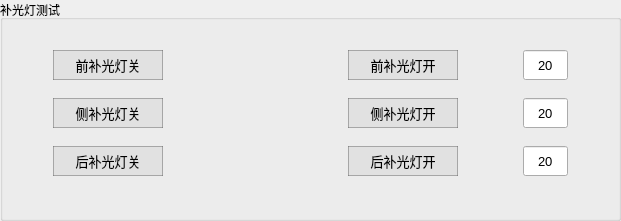
       <widget class="QGroupBox" name="groupBox_34">
        <property name="geometry">
         <rect>
          <x>20</x>
          <y>610</y>
          <width>621</width>
          <height>221</height>
         </rect>
        </property>
        <property name="title">
         <string>补光灯测试</string>
        </property>
        <layout class="QGridLayout" name="gridLayout_33">
         <property name="leftMargin">
          <number>50</number>
         </property>
         <property name="topMargin">
          <number>18</number>
         </property>
         <property name="rightMargin">
          <number>50</number>
         </property>
         <property name="bottomMargin">
          <number>30</number>
         </property>
         <item row="1" column="1">
          <layout class="QHBoxLayout" name="horizontalLayout_163">
           <property name="rightMargin">
            <number>0</number>
           </property>
           <item>
            <layout class="QHBoxLayout" name="horizontalLayout_164">
             <item>
              <widget class="QPushButton" name="button_frontLightClose_B">
               <property name="minimumSize">
                <size>
                 <width>110</width>
                 <height>30</height>
                </size>
               </property>
               <property name="font">
                <font>
                 <pointsize>10</pointsize>
                </font>
               </property>
               <property name="styleSheet">
                <string notr="true">QPushButton{
	border-style:solid;
	border-width:1px;
	color: rgb(0, 0, 0);
	background-color: rgba(225, 225, 225);
	border-color:rgba(100, 100, 100, 120);
}

QPushButton:hover{
	color:rgba(0,0,0,200);
	background-color:rgb(240, 248, 248);
	border-color: rgb(0, 150, 250);
}

QPushButton:pressed{
	border-style:inset;
	color:rgba(0,0,0,150);
	background-color: rgba(225, 225, 225);
	border-color: rgba(0, 163, 245);
}</string>
               </property>
               <property name="text">
                <string>前补光灯关</string>
               </property>
              </widget>
             </item>
            </layout>
           </item>
           <item>
            <spacer name="horizontalSpacer_87">
             <property name="orientation">
              <enum>Qt::Horizontal</enum>
             </property>
             <property name="sizeHint" stdset="0">
              <size>
               <width>40</width>
               <height>20</height>
              </size>
             </property>
            </spacer>
           </item>
           <item>
            <layout class="QHBoxLayout" name="horizontalLayout_165">
             <property name="spacing">
              <number>65</number>
             </property>
             <item>
              <widget class="QPushButton" name="button_frontLightOpen_B">
               <property name="minimumSize">
                <size>
                 <width>110</width>
                 <height>30</height>
                </size>
               </property>
               <property name="font">
                <font>
                 <pointsize>10</pointsize>
                </font>
               </property>
               <property name="styleSheet">
                <string notr="true">QPushButton{
	border-style:solid;
	border-width:1px;
	color: rgb(0, 0, 0);
	background-color: rgba(225, 225, 225);
	border-color:rgba(100, 100, 100, 120);
}

QPushButton:hover{
	color:rgba(0,0,0,200);
	background-color:rgb(240, 248, 248);
	border-color: rgb(0, 150, 250);
}

QPushButton:pressed{
	border-style:inset;
	color:rgba(0,0,0,150);
	background-color: rgba(225, 225, 225);
	border-color: rgba(0, 163, 245);
}</string>
               </property>
               <property name="text">
                <string>前补光灯开</string>
               </property>
              </widget>
             </item>
             <item>
              <widget class="QLineEdit" name="lineEdit_frontLightValue_B">
               <property name="minimumSize">
                <size>
                 <width>0</width>
                 <height>30</height>
                </size>
               </property>
               <property name="maximumSize">
                <size>
                 <width>45</width>
                 <height>16777215</height>
                </size>
               </property>
               <property name="font">
                <font>
                 <pointsize>10</pointsize>
                </font>
               </property>
               <property name="text">
                <string>20</string>
               </property>
               <property name="alignment">
                <set>Qt::AlignCenter</set>
               </property>
              </widget>
             </item>
            </layout>
           </item>
          </layout>
         </item>
         <item row="2" column="1">
          <layout class="QHBoxLayout" name="horizontalLayout_166">
           <item>
            <layout class="QHBoxLayout" name="horizontalLayout_167">
             <item>
              <widget class="QPushButton" name="button_besideLightClose_B">
               <property name="minimumSize">
                <size>
                 <width>110</width>
                 <height>30</height>
                </size>
               </property>
               <property name="font">
                <font>
                 <pointsize>10</pointsize>
                </font>
               </property>
               <property name="styleSheet">
                <string notr="true">QPushButton{
	border-style:solid;
	border-width:1px;
	color: rgb(0, 0, 0);
	background-color: rgba(225, 225, 225);
	border-color:rgba(100, 100, 100, 120);
}

QPushButton:hover{
	color:rgba(0,0,0,200);
	background-color:rgb(240, 248, 248);
	border-color: rgb(0, 150, 250);
}

QPushButton:pressed{
	border-style:inset;
	color:rgba(0,0,0,150);
	background-color: rgba(225, 225, 225);
	border-color: rgba(0, 163, 245);
}</string>
               </property>
               <property name="text">
                <string>侧补光灯关</string>
               </property>
              </widget>
             </item>
            </layout>
           </item>
           <item>
            <spacer name="horizontalSpacer_88">
             <property name="orientation">
              <enum>Qt::Horizontal</enum>
             </property>
             <property name="sizeHint" stdset="0">
              <size>
               <width>40</width>
               <height>20</height>
              </size>
             </property>
            </spacer>
           </item>
           <item>
            <layout class="QHBoxLayout" name="horizontalLayout_168">
             <property name="spacing">
              <number>65</number>
             </property>
             <item>
              <widget class="QPushButton" name="button_besideLightOpen_B">
               <property name="minimumSize">
                <size>
                 <width>110</width>
                 <height>30</height>
                </size>
               </property>
               <property name="font">
                <font>
                 <pointsize>10</pointsize>
                </font>
               </property>
               <property name="styleSheet">
                <string notr="true">QPushButton{
	border-style:solid;
	border-width:1px;
	color: rgb(0, 0, 0);
	background-color: rgba(225, 225, 225);
	border-color:rgba(100, 100, 100, 120);
}

QPushButton:hover{
	color:rgba(0,0,0,200);
	background-color:rgb(240, 248, 248);
	border-color: rgb(0, 150, 250);
}

QPushButton:pressed{
	border-style:inset;
	color:rgba(0,0,0,150);
	background-color: rgba(225, 225, 225);
	border-color: rgba(0, 163, 245);
}</string>
               </property>
               <property name="text">
                <string>侧补光灯开</string>
               </property>
              </widget>
             </item>
             <item>
              <widget class="QLineEdit" name="lineEdit_besideLightValue_B">
               <property name="minimumSize">
                <size>
                 <width>0</width>
                 <height>30</height>
                </size>
               </property>
               <property name="maximumSize">
                <size>
                 <width>45</width>
                 <height>16777215</height>
                </size>
               </property>
               <property name="font">
                <font>
                 <pointsize>10</pointsize>
                </font>
               </property>
               <property name="text">
                <string>20</string>
               </property>
               <property name="alignment">
                <set>Qt::AlignCenter</set>
               </property>
              </widget>
             </item>
            </layout>
           </item>
          </layout>
         </item>
         <item row="3" column="1">
          <layout class="QHBoxLayout" name="horizontalLayout_169">
           <item>
            <layout class="QHBoxLayout" name="horizontalLayout_170">
             <item>
              <widget class="QPushButton" name="button_backLightClose_B">
               <property name="minimumSize">
                <size>
                 <width>110</width>
                 <height>30</height>
                </size>
               </property>
               <property name="font">
                <font>
                 <pointsize>10</pointsize>
                </font>
               </property>
               <property name="styleSheet">
                <string notr="true">QPushButton{
	border-style:solid;
	border-width:1px;
	color: rgb(0, 0, 0);
	background-color: rgba(225, 225, 225);
	border-color:rgba(100, 100, 100, 120);
}

QPushButton:hover{
	color:rgba(0,0,0,200);
	background-color:rgb(240, 248, 248);
	border-color: rgb(0, 150, 250);
}

QPushButton:pressed{
	border-style:inset;
	color:rgba(0,0,0,150);
	background-color: rgba(225, 225, 225);
	border-color: rgba(0, 163, 245);
}</string>
               </property>
               <property name="text">
                <string>后补光灯关</string>
               </property>
              </widget>
             </item>
            </layout>
           </item>
           <item>
            <spacer name="horizontalSpacer_89">
             <property name="orientation">
              <enum>Qt::Horizontal</enum>
             </property>
             <property name="sizeHint" stdset="0">
              <size>
               <width>40</width>
               <height>20</height>
              </size>
             </property>
            </spacer>
           </item>
           <item>
            <layout class="QHBoxLayout" name="horizontalLayout_171">
             <property name="spacing">
              <number>65</number>
             </property>
             <item>
              <widget class="QPushButton" name="button_backLightOpen_B">
               <property name="minimumSize">
                <size>
                 <width>110</width>
                 <height>30</height>
                </size>
               </property>
               <property name="font">
                <font>
                 <pointsize>10</pointsize>
                </font>
               </property>
               <property name="styleSheet">
                <string notr="true">QPushButton{
	border-style:solid;
	border-width:1px;
	color: rgb(0, 0, 0);
	background-color: rgba(225, 225, 225);
	border-color:rgba(100, 100, 100, 120);
}

QPushButton:hover{
	color:rgba(0,0,0,200);
	background-color:rgb(240, 248, 248);
	border-color: rgb(0, 150, 250);
}

QPushButton:pressed{
	border-style:inset;
	color:rgba(0,0,0,150);
	background-color: rgba(225, 225, 225);
	border-color: rgba(0, 163, 245);
}</string>
               </property>
               <property name="text">
                <string>后补光灯开</string>
               </property>
              </widget>
             </item>
             <item>
              <widget class="QLineEdit" name="lineEdit_backLightValue_B">
               <property name="minimumSize">
                <size>
                 <width>0</width>
                 <height>30</height>
                </size>
               </property>
               <property name="maximumSize">
                <size>
                 <width>45</width>
                 <height>16777215</height>
                </size>
               </property>
               <property name="font">
                <font>
                 <pointsize>10</pointsize>
                </font>
               </property>
               <property name="text">
                <string>20</string>
               </property>
               <property name="alignment">
                <set>Qt::AlignCenter</set>
               </property>
              </widget>
             </item>
            </layout>
           </item>
          </layout>
         </item>
        </layout>
       </widget>
